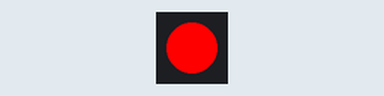
This program was run on a simulated Raspberry Pi Pico running MicroPython. Shown: 1 RGB LEDs in strip order, left to right.

Above: at 0.5 s.
At 1.5 s:
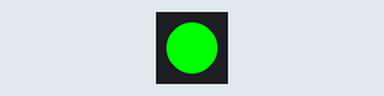
At 5.5 s:
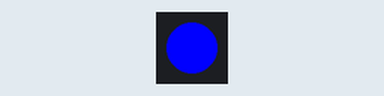
Timing chart, 0 to 6.9 s (numbered marks = the images above):
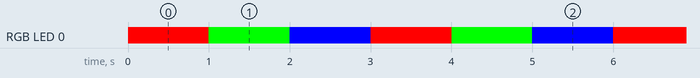

Measured:
- by itself, RGB LED 0: repeats every 3.0 s: RGB(0, 255, 0) 1.0 s, RGB(0, 0, 255) 1.0 s, RGB(255, 0, 0) 1.0 s
- by itself, everything shown: repeats every 3.0 s, in 3 steps

The program:

onboard_RGB_LED.py
```python
#code suggested by Chat GPT, and modified to work by R. Hart, 2024.
#blinks the RGB LED on the XIAO RP2040 board.

import machine
import neopixel
import time


LED_PIN = 12  # Check the Xiao RP2040 pinout to confirm
NUM_PIXELS = 1  # There's only one onboard RGB LED

power = machine.Pin(11,machine.Pin.OUT)  #This provides power for the RGB LED.
power.value(1)

# Initialize the NeoPixel object
np = neopixel.NeoPixel(machine.Pin(LED_PIN), NUM_PIXELS)

# Function to set the LED color
def set_color(red, green, blue):
    np[0] = (red, green, blue)  # Set RGB values (0-255)
    np.write()  # Update the LED

# Example: Cycle through red, green, and blue
try:
    while True:
        set_color(255, 0, 0)  # Red
        time.sleep(1)
        set_color(0, 255, 0)  # Green
        time.sleep(1)
        set_color(0, 0, 255)  # Blue
        time.sleep(1)
except KeyboardInterrupt:
    set_color(0, 0, 0)  # Turn off the LED
```
